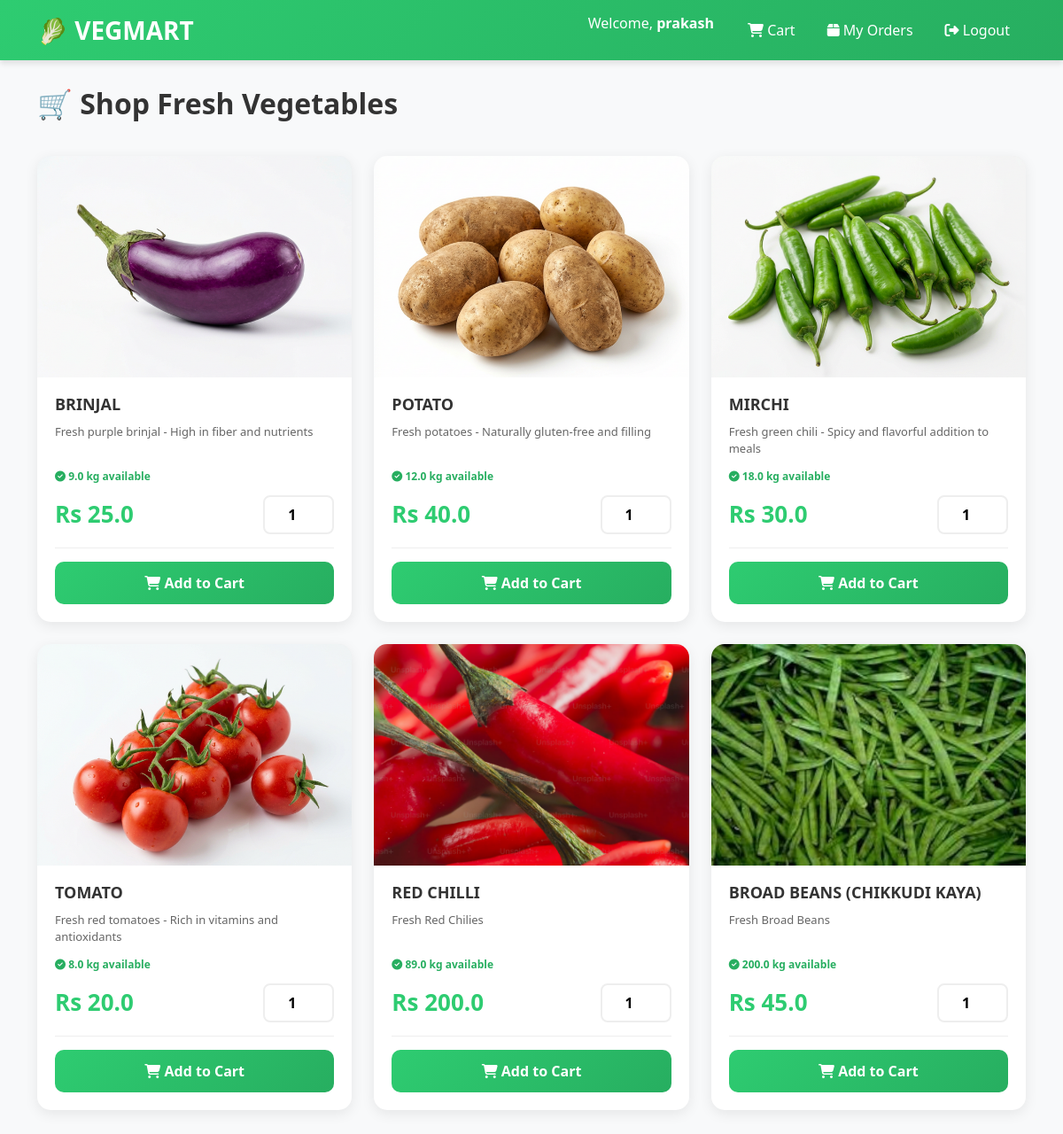
Screenshot of /shop (signed in) with the database file from the repository.
### tables this page shows
CREATE TABLE items
                 (id INTEGER PRIMARY KEY, name TEXT UNIQUE, price REAL, quantity REAL, 
                  cost_price REAL, image_url TEXT, description TEXT, created_at TIMESTAMP, created_by TEXT);

### app.py (the view)
@app.route('/shop')
@login_required
def customer_shop():
    conn = sqlite3.connect(DATABASE)
    c = conn.cursor()
    c.execute('SELECT * FROM items')
    items = c.fetchall()
    conn.close()
    return render_template('customer_shop.html', items=items)

### app.py (called while the page is built)
def login_required(f):
    @wraps(f)
    def decorated_function(*args, **kwargs):
        if 'user_type' not in session:
            return redirect(url_for('login'))
        return f(*args, **kwargs)
    return decorated_function

### templates/customer_shop.html (shortened to what this page needs)
<!DOCTYPE html>
<html lang="en">
<head>
    <link href="https://cdn.jsdelivr.net/npm/bootstrap@5.3.0/dist/css/bootstrap.min.css" rel="stylesheet">
    <link rel="stylesheet" href="https://cdnjs.cloudflare.com/ajax/libs/font-awesome/6.4.0/css/all.min.css">
</head>
<body>
    <nav class="navbar navbar-expand-lg navbar-dark sticky-top">
        <div class="container">
            <a class="navbar-brand" href="/">🥬 VEGMART</a>
            <div class="collapse navbar-collapse" id="navbarNav">
                <ul class="navbar-nav ms-auto">
                    <li class="nav-item">
                        <span class="navbar-text" style="color: white; margin-right: 20px;">
                            Welcome, <strong>{{ session.username }}</strong>
                        </span>
                    </li>
                    <li class="nav-item">
                        <a class="nav-link" href="{{ url_for('view_cart') }}">
                            <i class="fas fa-shopping-cart"></i> Cart
                        </a>
                    </li>
                    <li class="nav-item">
                        <a class="nav-link" href="{{ url_for('my_orders') }}">
                            <i class="fas fa-box"></i> My Orders
                        </a>
                    </li>
                    <li class="nav-item">
                        <a class="nav-link" href="{{ url_for('logout') }}">
                            <i class="fas fa-sign-out-alt"></i> Logout
                        </a>
                    </li>
                </ul>
            </div>
        </div>
    </nav>
    <div class="container">
        <h1 class="page-title">🛒 Shop Fresh Vegetables</h1>
        <div class="product-grid">
            {% for item in items %}
            <div class="product-card">
                <img src="{{ item[5] }}" alt="{{ item[1] }}" class="product-image" loading="lazy">
                <div class="product-info">
                    <h3 class="product-name">{{ item[1]|upper }}</h3>
                    <p class="product-description">{{ item[6] or 'Fresh and healthy vegetables' }}</p>
                    <p class="product-stock">
                        <i class="fas fa-check-circle"></i>
                        {{ item[3] }} kg available
                    </p>
                    <div class="price-section">
                        <span class="product-price">Rs {{ item[2] }}</span>
                        <input type="number" class="quantity-input" id="qty-{{ item[0] }}" min="0.1" step="0.1" value="1" placeholder="Qty">
                    </div>
                    <button class="btn-add-cart" onclick="addToCart({{ item[0] }})">
                        <i class="fas fa-shopping-cart"></i> Add to Cart
                    </button>
                </div>
            </div>
            {% endfor %}
        </div>
    </div>
</body>
</html>

### templates/customer_shop.html (style rules this page uses)
body { background: #f8f9fa; font-family: 'Segoe UI', Tahoma, Geneva, Verdana, sans-serif; }
.navbar { background: linear-gradient(135deg, #2ecc71 0%, #27ae60 100%); box-shadow: 0 4px 6px rgba(0,0,0,0.1); }
.navbar-brand { font-size: 28px; font-weight: bold; color: white !important; }
.nav-link { color: white !important; margin: 0 10px; }
.page-title { color: #333; font-weight: bold; margin: 30px 0; font-size: 32px; }
.product-grid { display: grid; grid-template-columns: repeat(auto-fill, minmax(280px, 1fr)); gap: 25px; margin: 40px 0; }
.product-card { background: white; border-radius: 15px; overflow: hidden; box-shadow: 0 4px 15px rgba(0,0,0,0.08); transition: transform 0.3s, box-shadow 0.3s; display: flex; flex-direction: column; }
.product-image { width: 100%; height: 250px; object-fit: cover; background: linear-gradient(135deg, #f0f0f0 0%, #e8e8e8 100%); }
.product-info { padding: 20px; flex-grow: 1; display: flex; flex-direction: column; }
.product-name { font-size: 18px; font-weight: bold; color: #333; margin-bottom: 10px; }
.product-description { font-size: 13px; color: #666; margin-bottom: 12px; flex-grow: 1; }
.product-stock { font-size: 12px; color: #27ae60; margin-bottom: 12px; font-weight: 600; }
.price-section { display: flex; justify-content: space-between; align-items: center; margin-bottom: 15px; padding-bottom: 15px; border-bottom: 1px solid #eee; }
.product-price { font-size: 26px; font-weight: bold; color: #2ecc71; }
.quantity-input { width: 80px; padding: 8px; border: 2px solid #eee; border-radius: 8px; text-align: center; font-weight: 600; }
.btn-add-cart { width: 100%; background: linear-gradient(135deg, #2ecc71 0%, #27ae60 100%); color: white; border: none; padding: 12px; border-radius: 10px; font-weight: 600; cursor: pointer; transition: transform 0.2s, box-shadow 0.2s; }

### rows the page displays
items: image_url+name (picture), name "BRINJAL", description "Fresh purple brinjal - High in fiber and nutrients", quantity "9.0", price "25.0"
items: image_url+name (picture), name "POTATO", description "Fresh potatoes - Naturally gluten-free and filling", quantity "12.0", price "40.0"
items: image_url+name (picture), name "MIRCHI", description "Fresh green chili - Spicy and flavorful addition to meals", quantity "18.0", price "30.0"
items: image_url+name (picture), name "TOMATO", description "Fresh red tomatoes - Rich in vitamins and antioxidants", quantity "8.0", price "20.0"
items: image_url (picture), name "RED CHILLI", description "Fresh Red Chilies", quantity "89.0", price "200.0"
items: image_url (picture), name "BROAD BEANS (CHIKKUDI KAYA)", description "Fresh Broad Beans", quantity "200.0", price "45.0"

### other values shown
{{ session.username }} "prakash"
